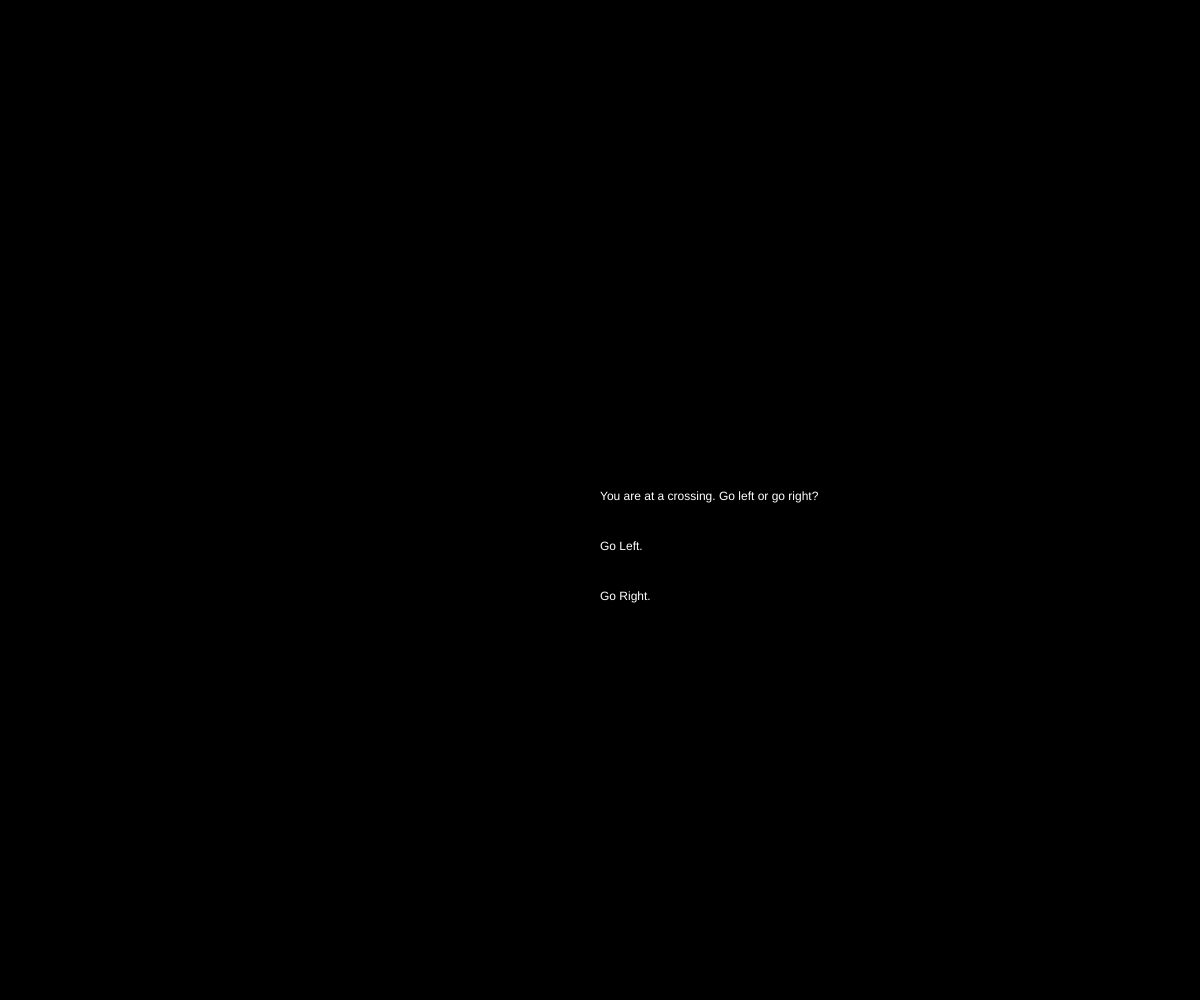
Frame 1 (no input)
Frame 60 (no input): identical to frame 1, image omitted
Frame 120 (the mouse pressed at the canvas centre since frame 60): identical to frame 1, image omitted

The p5.js sketch that drew this single still picture (run headless with seeded random() and noise() and a simulated clock; from frame 60 on, the mouse is pressed at the canvas centre):

// p5.js sketch
// ── sketch.js
var tekst = []
tekst[0] = "You are at a crossing. Go left or go right?"
tekst[1] = "You went left."
tekst[2] = "You went right."

var solution = []
solution[0] = "Go Left."
solution[1] = "Go Right."
solution[2] = ""

var i = 0
var j = 0

var aktivate = true

var lock = false
var lock2 = false

function setup()
{
  createCanvas(windowWidth,windowHeight);
}

function draw()
{
  background(0);
  
  fill(255);
  text(tekst[i], width/2, height/2);
  
  if(aktivate)
  {
    for(j = 0; j < solution.length-1; j++)
    {
    text(solution[j], width/2, height/2+50+j*50);  
    }  
  }
}

function keyPressed()
{
  if (!lock2)
  {
    if (key == '1')
    {
      i = 1
      aktivate = false
      lock = true
    }    
  }
  if (!lock)
  {
    if (key == '2')
    {
      i = 2
      aktivate = false
      lock2 = true
    } 
  }
}
